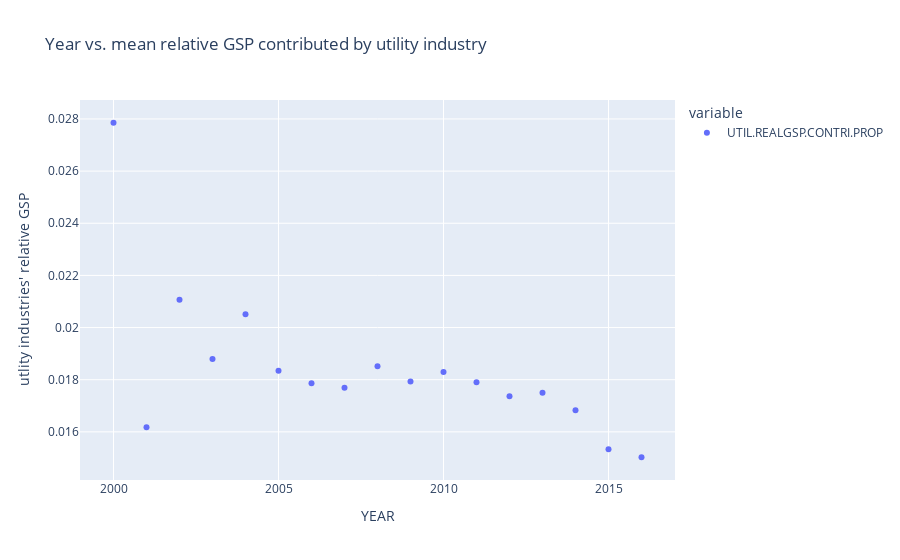

Notebook source saved alongside this figure:
### Markdown cell above
Is there any relationship between time and the the relative utility GSP? (__Bivariate__)

### Code cell
# As time pass by from year to year, does the mean relative utility GSP

px.scatter(powerOutage.groupby('YEAR')['UTIL.REALGSP.CONTRI.PROP'].mean(),
           title='Year vs. mean relative GSP contributed by utility industry', 
           labels={'value': 'utlity industries\' relative GSP'})

### Figure 1 — Plotly figure (JSON) as saved in the notebook; plotly's stock layout.template omitted (floating-point values rounded to 4 significant figures)
{"data": [{"hovertemplate": "variable=UTIL.REALGSP.CONTRI.PROP<br>YEAR=%{x}<br>utlity industries' relative GSP=%{y}<extra></extra>", "legendgroup": "UTIL.REALGSP.CONTRI.PROP", "marker": {"color": "#636efa", "symbol": "circle"}, "mode": "markers", "name": "UTIL.REALGSP.CONTRI.PROP", "orientation": "v", "showlegend": true, "type": "scatter", "x": [2000, 2001, 2002, 2003, 2004, 2005, 2006, 2007, 2008, 2009, 2010, 2011, 2012, 2013, 2014, 2015, 2016], "xaxis": "x", "y": [0.02785, 0.01618, 0.02107, 0.0188, 0.02051, 0.01834, 0.01787, 0.01769, 0.01852, 0.01793, 0.0183, 0.0179, 0.01736, 0.01749, 0.01683, 0.01533, 0.01503], "yaxis": "y"}], "layout": {"legend": {"title": {"text": "variable"}, "tracegroupgap": 0}, "title": {"text": "Year vs. mean relative GSP contributed by utility industry"}, "xaxis": {"anchor": "y", "domain": [0, 1], "title": {"text": "YEAR"}}, "yaxis": {"anchor": "x", "domain": [0, 1], "title": {"text": "utlity industries' relative GSP"}}}}
